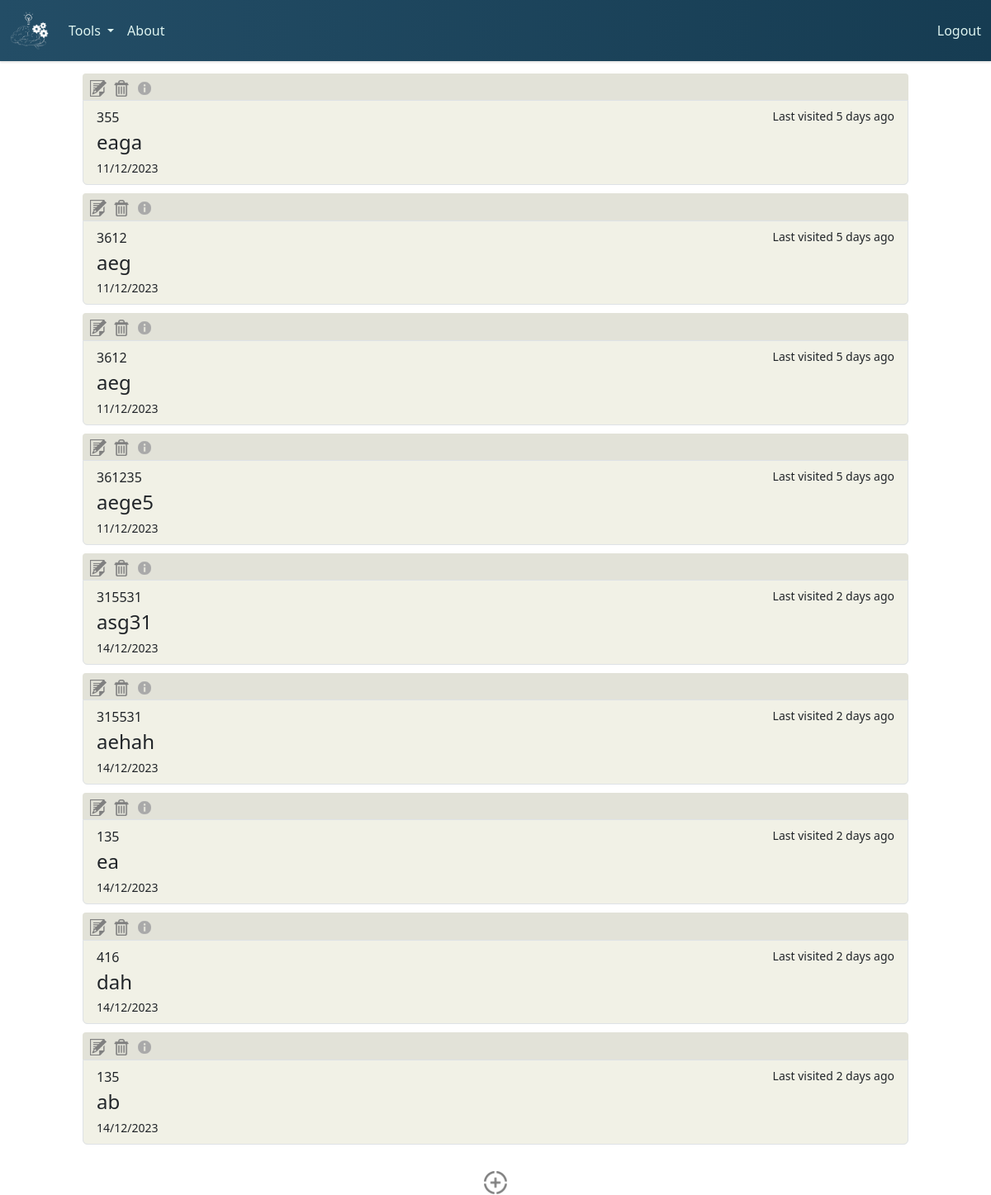
/flashcards (signed in), run on the app's committed database.
### tables this page shows
CREATE TABLE flashcards (
    flashcard_id INTEGER PRIMARY KEY,
    user_id INTEGER,
    topic TEXT,
    question TEXT,
    answer TEXT,
    timestamp DATETIME DEFAULT CURRENT_TIMESTAMP,
    FOREIGN KEY (user_id) REFERENCES users(user_id)
);

### app/app.py (the view)
@app.route("/flashcards", methods=["GET", "POST"])
@login_required
def flashcards():
    user_id = session.get("user_id")
    user_flashcards = get_flashcards(user_id)
    for flashcard in user_flashcards:
        flashcard["time_ago"] = get_date_difference(flashcard["timestamp"])
    return render_template("flashcards.html", flashcards=user_flashcards)

### app/app.py (called while the page is built)
@app.after_request
def after_request(response):
    response.headers["Cache-Control"] = "no-cache, no-store, must-revalidate"
    response.headers["Expires"] = 0
    response.headers["Pragma"] = "no-cache"
    return response

### app/helpers.py (called while the page is built)
def login_required(f):
    @wraps(f)
    def decorated_function(*args, **kwargs):
        if session.get("user_id") is None:
            return redirect("/login")
        return f(*args, **kwargs)
    return decorated_function

def get_db():
    db = getattr(g, "_database", None)
    if db is None:
        db = g._database = sqlite3.connect("../db/learning.db")
    return db

def get_flashcards(user_id):
    user_flashcards = []
    with get_db() as db:
        cursor = db.cursor()
        cursor.execute("SELECT flashcard_id, topic, question, answer, timestamp FROM flashcards WHERE user_id = ?",
                   (user_id,))
        rows = cursor.fetchall()
        for row in rows:
            timestamp_str = row[4]
            timestamp = datetime.strptime(timestamp_str, "%Y-%m-%d %H:%M:%S")
            flashcard_dict = {
                "flashcard_id": row[0],
                "topic": row[1],
                "question": row[2],
                "answer" : row[3],
                "timestamp": timestamp.strftime("%d/%m/%Y")
            }
            user_flashcards.append(flashcard_dict)
    return user_flashcards

def get_date_difference(date):
    date_object = datetime.strptime(date, "%d/%m/%Y")
    current_date = datetime.now()
    date_difference = current_date - date_object
    days_difference = date_difference.days
    return days_difference

### app/templates/flashcards.html (shortened to what this page needs)
{% extends "layout.html" %}
{% block main %}
    <link rel="stylesheet" href="../static/css/flashcards.css">
    <div id="flashcards" class="buttons-container">
        {% if flashcards %}
            {% for flashcard in flashcards %}
                <ul class="list-group buttons">
                    <div class="flashcard-buttons">
                        <button class="edit-button" type="button">
                            <img class="edit-icon" src="../static/images/edit-icon.png">
                        </button>
                        <button class="delete-button" type="button">
                            <img class="delete-icon" src="../static/images/delete-icon.png">
                        </button>
                        <button class="info-box-button" type="button">
                            <img class="info-box-icon" src="../static/images/info-icon.jpg">
                        </button>
                    </div>
                    <a href="#" class="list-group-item list-group-item-action flex-column align-items-start buttons">
                        <div class="d-flex w-100 justify-content-between">
                            <p class="mb-1 flashcard-topic">{{ flashcard["topic"] }}</p>
                            <small class="time-ago">Last visited {{ flashcard["time_ago"] }} days ago</small>
                        </div>
                        <h4 class="mb-1 flashcard-question">{{ flashcard["question"] }}</h4>
                        <small class="flashcard-timestamp">{{ flashcard["timestamp"] }}</small>
                    </a>
                </ul>
            {% endfor %}
        {% else %}
            <div id="no-flashcards-div">
                <h1 id="no-flashcards-message">You currently don't have any flashcards! Click the button below to create one.</h1>
            </div>
        {% endif %}
    </div>
    <div id="add-button-div" class="container-fluid">
        <button id="create-flashcard-button">
            <img id="add-icon" src="../static/images/add-icon.png" alt="Image">
        </button>
    </div>
{% endblock %}

### app/templates/layout.html (shortened to what this page needs)
<!DOCTYPE html>
<html lang="en">
<head>
    <link rel="stylesheet" href="../static/js/node_modules/bootstrap/dist/css/bootstrap.min.css">
    <link rel="stylesheet" href="../static/css/layout.css">
</head>
<body>
    <nav class="navbar navbar-expand-lg bg-navy">
        <div class="container-fluid">
            <a class="navbar-elements navbar-brand" href="/" >
                <img src="../static/images/logo-inverse.png" id="navbar-logo">
            </a>
        <div class="collapse navbar-collapse" id="navbarSupportedContent">
            <ul class="navbar-nav me-auto mb-2 mb-lg-0">
                <li class="nav-item dropdown">
                    <a class="navbar-elements nav-link dropdown-toggle" href="#" role="button" data-bs-toggle="dropdown" aria-expanded="false">
                    Tools
                    </a>
                </li>
                <li class="nav-item">
                    <a class="nav-link navbar-elements" aria-current="page" href="/about">About</a>
                </li>
            </ul>
        <a class="nav-link navbar-elements" aria-current="page" href="/logout">Logout</a>
        </div>
    </nav>
    <main>
        {% block main %}{% endblock %}
    </main>
</body>
</html>

### app/static/css/layout.css (style rules this page uses)
.navbar-elements, .dropdown-item { color: #dff5f1; }
.bg-navy { background: linear-gradient(90deg, #234d66, #163c52); box-shadow: 0 2px 2px rgba(0, 0, 0, 0.1); }
#navbar-logo { max-height: 6vh; }

### app/static/css/flashcards.css (style rules this page uses)
.buttons { background-color: #F1F1E6; width: 125vh; }
.buttons-container { display: flex; flex-direction: column; align-items: center; justify-content: center; margin: 10px; padding: 5px; }
.buttons-container ul { margin-bottom: 10px; }
#add-button-div { margin-top: 2vh; display: flex; justify-content: center; }
#create-flashcard-button { border: none; background-color: rgba(0, 0, 0, 0); }
#add-icon { max-width: 3.5vh; }
.flashcard-buttons { display: flex; flex-direction: row; background-color: #E2E2D8; border-radius: 4px 4px 0 0; padding: 0.4vh; }
.edit-button { border: none; background-color: rgba(0, 0, 0, 0); margin-right: 1vh; max-width: 2.5vh; }
.delete-button { border: none; background-color: rgba(0, 0, 0, 0); max-width: 2.5vh; }
.info-box-button { border: none; background-color: rgba(0, 0, 0, 0); max-width: 2.5vh; margin-left: 1vh; }
.edit-icon { max-width: 2.5vh; }
.delete-icon { max-width: 2.5vh; }
.info-box-icon { max-width: 2.5vh; }

### data on the page
flashcards: topic "355", time_ago "5", question "eaga", timestamp "11/12/2023"
flashcards: topic "3612", time_ago "5", question "aeg", timestamp "11/12/2023"
flashcards: topic "3612", time_ago "5", question "aeg", timestamp "11/12/2023"
flashcards: topic "361235", time_ago "5", question "aege5", timestamp "11/12/2023"
flashcards: topic "315531", time_ago "2", question "asg31", timestamp "14/12/2023"
flashcards: topic "315531", time_ago "2", question "aehah", timestamp "14/12/2023"
flashcards: topic "135", time_ago "2", question "ea", timestamp "14/12/2023"
flashcards: topic "416", time_ago "2", question "dah", timestamp "14/12/2023"
flashcards: topic "135", time_ago "2", question "ab", timestamp "14/12/2023"
